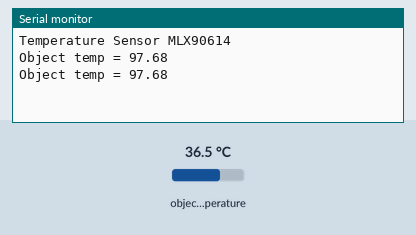
The sketch below on a simulated ESP8266 (NodeMCU). On the bench: the last lines printed to the serial monitor. The test bench sets the inputs (shaded band); at power-on: object temperature 36.5 °C. WiFi joins after 1.5 s; servers stay silent unless stated.

Above: at 5.5 s.
5.6 s: object temperature set to 20 °C
At 6.9 s:
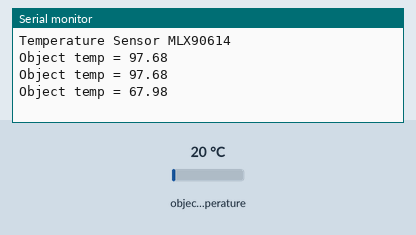
7.1 s: object temperature set to 26 °C
At 7.7 s:
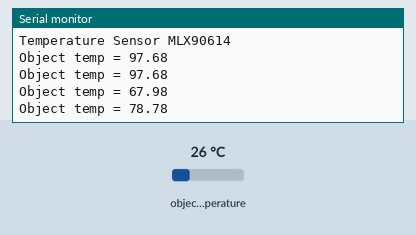
Timing chart, 0 to 10.1 s (numbered marks = the images above; inputs shaded):
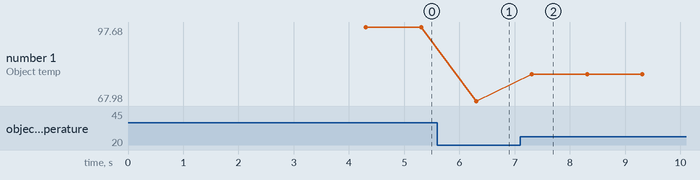

The sketch:

temp.ino
```cpp
#include <Wire.h>
#include <Adafruit_MLX90614.h>
#include <Adafruit_GFX.h>
#include <Adafruit_SSD1306.h>
#define BLYNK_PRINT Serial
#include <Blynk.h>
#include <ESP8266WiFi.h>
#include <BlynkSimpleEsp8266.h>

Adafruit_MLX90614 mlx = Adafruit_MLX90614();

double temp_amb;
double temp_obj;
double calibration = 2.36;

char auth[] = "teccEkrhvziuYpT3vnETyUejty1NMMLI";    // You should get Auth Token in the Blynk App.
char ssid[] = "esp";                       // Your WiFi credentials.
char pass[] = "12345678";

void setup()
{
  Serial.begin(9600);
  mlx.begin();         //Initialize MLX90614
  //display.begin(SSD1306_SWITCHCAPVCC, 0x3C); //initialize with the I2C addr 0x3C (128x64)
  Blynk.begin(auth, ssid, pass);

  Serial.println("Temperature Sensor MLX90614");

  delay(2500);
}

void loop()
{
  //Reading room temperature and object temp
  //for reading Fahrenheit values, use
  //mlx.readAmbientTempF() , mlx.readObjectTempF() )
  Blynk.run();
  temp_obj = mlx.readObjectTempF();

  //Serial Monitor

  Serial.print("Object temp = ");
  Serial.println(temp_obj);

  Blynk.virtualWrite(V2, (temp_obj + calibration));

  delay(1000);
}
```

Measured:
- after the input at 5.6 s, the serial monitor: prints a new line after 0.71 s (image 1)
- after the input at 7.1 s, the serial monitor: prints a new line after 0.21 s (image 2)
- plotted number 1: 97.68 → 67.98 after the input at 5.6 s, 67.98 → 78.78 after the input at 7.1 s
